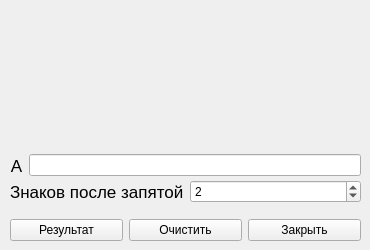
<?xml version="1.0" encoding="UTF-8"?>
<ui version="4.0">
 <class>Form</class>
 <widget class="QWidget" name="Form">
  <property name="enabled">
   <bool>true</bool>
  </property>
  <property name="geometry">
   <rect>
    <x>0</x>
    <y>0</y>
    <width>370</width>
    <height>250</height>
   </rect>
  </property>
  <property name="minimumSize">
   <size>
    <width>370</width>
    <height>250</height>
   </size>
  </property>
  <property name="maximumSize">
   <size>
    <width>370</width>
    <height>250</height>
   </size>
  </property>
  <property name="windowTitle">
   <string>Решение уравнений</string>
  </property>
  <widget class="QLabel" name="formula1">
   <property name="geometry">
    <rect>
     <x>10</x>
     <y>10</y>
     <width>351</width>
     <height>71</height>
    </rect>
   </property>
   <property name="text">
    <string/>
   </property>
   <property name="pixmap">
    <pixmap>res/Z1.png</pixmap>
   </property>
   <property name="scaledContents">
    <bool>true</bool>
   </property>
  </widget>
  <widget class="QLabel" name="formula2">
   <property name="geometry">
    <rect>
     <x>10</x>
     <y>90</y>
     <width>181</width>
     <height>51</height>
    </rect>
   </property>
   <property name="text">
    <string/>
   </property>
   <property name="pixmap">
    <pixmap>res/Z2.png</pixmap>
   </property>
   <property name="scaledContents">
    <bool>true</bool>
   </property>
  </widget>
  <widget class="QWidget" name="horizontalLayoutWidget">
   <property name="geometry">
    <rect>
     <x>10</x>
     <y>150</y>
     <width>351</width>
     <height>31</height>
    </rect>
   </property>
   <layout class="QHBoxLayout" name="hlA">
    <item>
     <widget class="QLabel" name="labelA">
      <property name="font">
       <font>
        <pointsize>13</pointsize>
       </font>
      </property>
      <property name="text">
       <string>A</string>
      </property>
      <property name="alignment">
       <set>Qt::AlignCenter</set>
      </property>
     </widget>
    </item>
    <item>
     <widget class="QLineEdit" name="boxA"/>
    </item>
   </layout>
  </widget>
  <widget class="QWidget" name="gridLayoutWidget">
   <property name="geometry">
    <rect>
     <x>10</x>
     <y>180</y>
     <width>351</width>
     <height>24</height>
    </rect>
   </property>
   <layout class="QHBoxLayout" name="hlAccuracy">
    <item>
     <widget class="QLabel" name="labelAccuracy">
      <property name="font">
       <font>
        <pointsize>13</pointsize>
       </font>
      </property>
      <property name="text">
       <string>Знаков после запятой</string>
      </property>
      <property name="wordWrap">
       <bool>false</bool>
      </property>
     </widget>
    </item>
    <item>
     <widget class="QSpinBox" name="boxAccuracy">
      <property name="value">
       <number>2</number>
      </property>
     </widget>
    </item>
   </layout>
  </widget>
  <widget class="QWidget" name="horizontalLayoutWidget_2">
   <property name="geometry">
    <rect>
     <x>10</x>
     <y>210</y>
     <width>351</width>
     <height>41</height>
    </rect>
   </property>
   <layout class="QHBoxLayout" name="hlButtons">
    <item>
     <widget class="QPushButton" name="buttonResult">
      <property name="text">
       <string>Результат</string>
      </property>
     </widget>
    </item>
    <item>
     <widget class="QPushButton" name="buttonClear">
      <property name="text">
       <string>Очистить</string>
      </property>
     </widget>
    </item>
    <item>
     <widget class="QPushButton" name="buttonClose">
      <property name="text">
       <string>Закрыть</string>
      </property>
     </widget>
    </item>
   </layout>
  </widget>
 </widget>
 <resources/>
 <connections/>
</ui>
